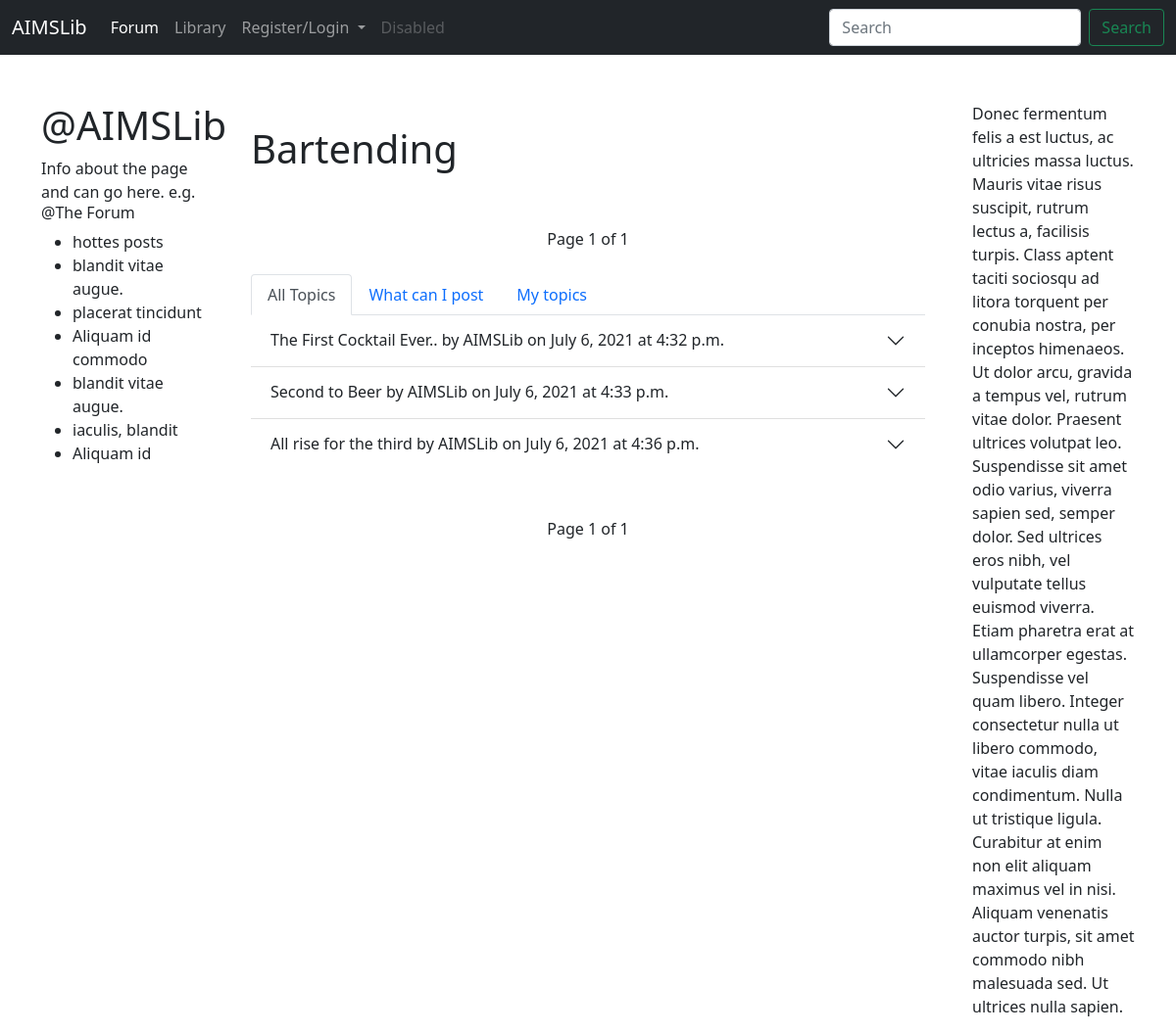
The app's page /forum/DevArea/Bartending, older data.
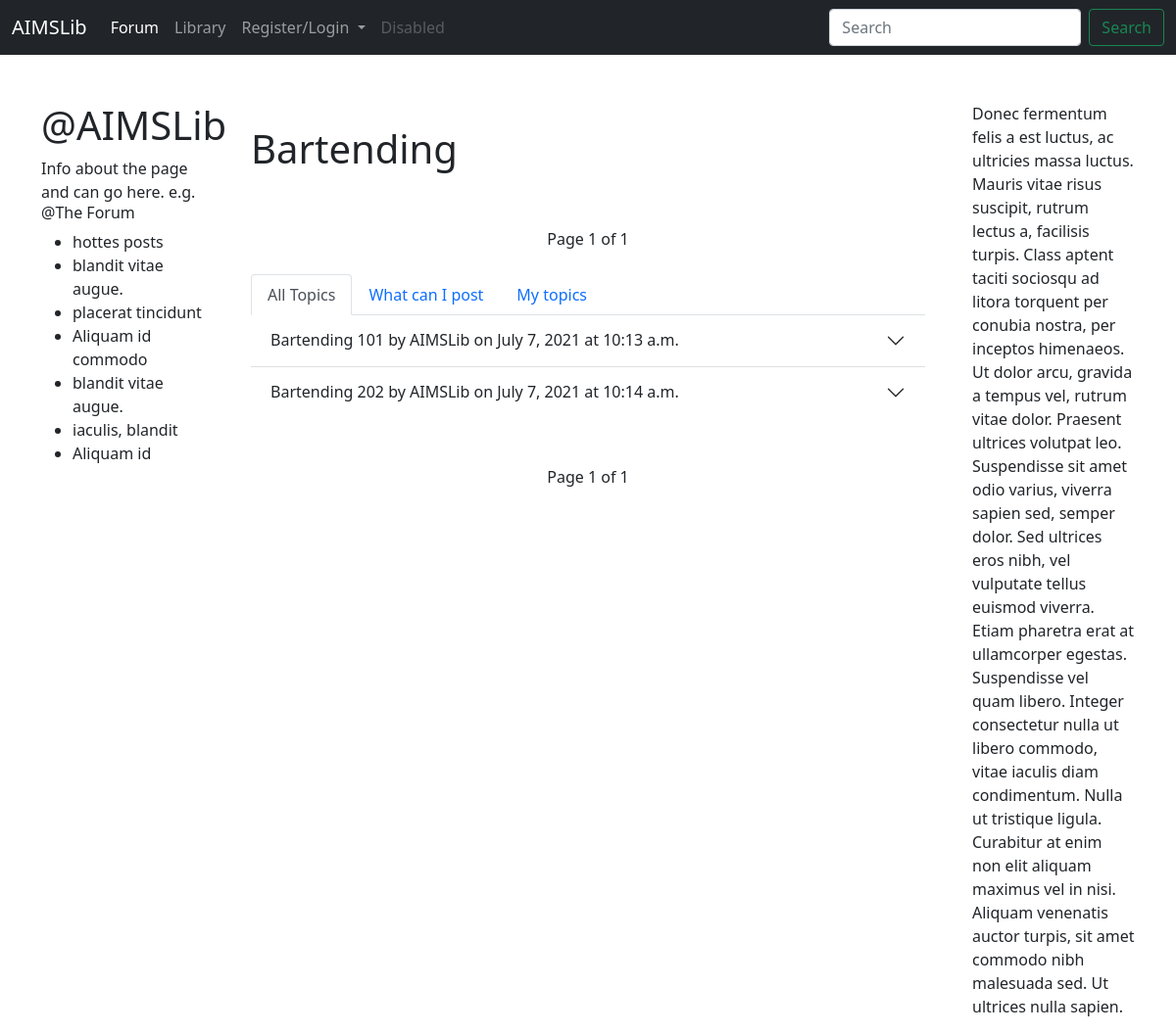
The same page, newer data.
### Development/models.py (models this page shows, shortened)
class SkillArea(models.Model):
    skill_area_name = models.CharField(max_length=255)
    created_date = models.DateField(auto_now_add=True)
    created_by = models.ForeignKey(User, on_delete=models.CASCADE)
    forum_rules = models.TextField(default="The forum rules for this skill area are..")

### forum/models.py (models this page shows, shortened)
class Post(models.Model):
    title = models.CharField(max_length=255)
    assigned_skill_area = models.ForeignKey(SkillArea, on_delete=models.CASCADE)
    author = models.ForeignKey(User, on_delete=models.CASCADE)
    body = RichTextField(blank=True, null=True)
    publish_date = models.DateField(auto_now_add=True)
    publish_time = models.TimeField(auto_now_add=True)
    topic_snippet = models.TextField(max_length=500, default="A short snippet on your topic")

### forum/views.py (the view)
# urls.py: path('forum/DevArea/<str:dev_area_name>', ForumDevAreaTopics, name="forum-dev-area"),
def ForumDevAreaTopics(request, dev_area_name):
    skill_area_pk = SkillArea.objects.filter(skill_area_name=dev_area_name)[0]
    skill_area_topics = Post.objects.filter(assigned_skill_area = skill_area_pk)
    paginator = Paginator(skill_area_topics, 5)
    page_number = request.GET.get('page')
    page_obj = paginator.get_page(page_number)
    return render(request, 'forum_view_dev_area.html', {"dev_area": dev_area_name,
                                                        "skill_area_topics": page_obj})

### forum/templates/forum_view_dev_area.html (shortened to what this page needs)
{% extends 'base.html' %}
{% block content %}
<div class="container">
<br/>
<h1> {{ dev_area }}</h1>
<br/>
  <div class="container p-4">
    <div class="pagination justify-content-center">
        <span class="step-links">
            <span class="current">
                Page {{ skill_area_topics.number }} of {{ skill_area_topics.paginator.num_pages }}
            </span>
        </span>
        </div>
    </div>
  <nav>
    <div class="nav nav-tabs" id="nav-tab" role="tablist">
      <button class="nav-link active" id="nav-home-tab" data-bs-toggle="tab" data-bs-target="#nav-home" type="button" role="tab" aria-controls="nav-home" aria-selected="true">All Topics</button>
      <button class="nav-link" id="nav-profile-tab" data-bs-toggle="tab" data-bs-target="#nav-profile" type="button" role="tab" aria-controls="nav-profile" aria-selected="false">What can I post</button>
      <button class="nav-link" id="nav-contact-tab" data-bs-toggle="tab" data-bs-target="#nav-contact" type="button" role="tab" aria-controls="nav-contact" aria-selected="false">My {{ skill_topic_set.0.assigned_skill_area }} topics</button>
    </div>
  </nav>
  <div class="tab-content" id="nav-tabContent">
    <div class="tab-pane fade show active" id="nav-home" role="tabpanel" aria-labelledby="nav-home-tab">
      <div class="accordion accordion-flush" id="TopicAccordian">
        {% for post in skill_area_topics %}
          <div class="accordion-item">
            <h2 class="accordion-header" id="topic_heading_{{ post.pk }}">
              <button class="accordion-button collapsed" type="button" data-bs-toggle="collapse" data-bs-target="#topic_collapse_{{ post.pk }}" aria-expanded="false" aria-controls="topic_collapse_{{ post.pk }}">
                {{ post.title }} by {{ post.author }} on {{ post.publish_date }} at {{ post.publish_time}}
            </h2>
          </div>
        {% endfor %}
      </div>
  </div>
</div>
<br/>
  <div class="container p-4">
    <div class="pagination justify-content-center">
        <span class="step-links">
            <span class="current">
                Page {{ skill_area_topics.number }} of {{ skill_area_topics.paginator.num_pages }}
            </span>
        </span>
        </div>
    </div>
</div>
{% endblock %}

### website/templates/base.html (shortened to what this page needs)
<!doctype html>
<html lang="en">
  <head>
    <link href="https://cdn.jsdelivr.net/npm/bootstrap@5.0.2/dist/css/bootstrap.min.css" rel="stylesheet">
    <link rel="stylesheet" href="https://use.fontawesome.com/releases/v5.7.0/css/all.css">
  </head>
  <body>
    <nav class="navbar navbar-expand-lg navbar-dark bg-dark">
      <div class="container-fluid">
        <a class="navbar-brand" href="{% url 'home' %}">AIMSLib</a>
        <div class="collapse navbar-collapse" id="navbarSupportedContent">
          <ul class="navbar-nav me-auto mb-2 mb-lg-0">
            <li class="nav-item">
              <a class="nav-link active" aria-current="page" href="{% url 'forum-home' %}">Forum</a>
            </li>
            <li class="nav-item">
              <a class="nav-link" href="#">Library</a>
            </li>
            {% if user.is_authenticated %}
            <li class="nav-item dropdown">
              <a class="nav-link dropdown-toggle" href="#" id="navbarDropdown" role="button" data-bs-toggle="dropdown" aria-expanded="false">
                {{ user.get_username }}
              </a>
              <ul class="dropdown-menu" aria-labelledby="navbarDropdown">
                <li><a class="dropdown-item" href="{% url 'member-profile' user.pk %}">My Profile</a></li>
                <li><a class="dropdown-item" href="#">Development</a></li>
                <li><a class="dropdown-item" href="{% url 'member-edit' %}">Account settings</a></li>
                <li><hr class="dropdown-divider"></li>
                <li><a class="dropdown-item" href="{% url 'logout' %}">Logout</a></li>
              </ul>
            </li>
            {% else %}
            <li class="nav-item dropdown">
              <a class="nav-link dropdown-toggle" href="#" id="navbarDropdown" role="button" data-bs-toggle="dropdown" aria-expanded="false">
                Register/Login
              </a>
            </li>
            {% endif %}
            <li class="nav-item">
              <a class="nav-link disabled" href="#" tabindex="-1" aria-disabled="true">Disabled</a>
            </li>
          </ul>
          <form class="d-flex">
            <input class="form-control me-2" type="search" placeholder="Search" aria-label="Search">
            <button class="btn btn-outline-success" type="submit">Search</button>
          </form>
        </div>
      </div>
    </nav>
    <div class="container">
      <div class="row">
        <div class="col-2">
          <br/>
          <br/>
          <h1>{% block sectiontitle %}@AIMSLib {% endblock %}</h1>
          {% block leftbar %}
          Info about the page and can go here. e.g.
          <h6> @The Forum</h6>
          <ul>
            <li>hottes posts</li>
            <li>blandit vitae augue.</li>
            <li>placerat tincidunt</li>
            <li>Aliquam id commodo</li>
            <li>blandit vitae augue.</li>
            <li>iaculis, blandit</li>
            <li>Aliquam id </li>
          </ul>
          {% endblock %}
        </div>
        <div class="col-8">
          <br/>
          <br/>
          {% block content %}
          {% endblock %}
        </div>
        <div class="col-2">
          <br/>
          <br/>
          {% block rightbar %}
          <p>Donec fermentum felis a est luctus, ac ultricies massa luctus. Mauris vitae risus suscipit, rutrum lectus a, facilisis turpis. Class aptent taciti sociosqu ad litora torquent per conubia nostra, per inceptos himenaeos. Ut dolor arcu, gravida a tempus vel, rutrum vitae dolor. Praesent ultrices volutpat leo. Suspendisse sit amet odio varius, viverra sapien sed, semper dolor. Sed ultrices eros nibh, vel vulputate tellus euismod viverra. Etiam pharetra erat at ullamcorper egestas. Suspendisse vel quam libero. Integer consectetur nulla ut libero commodo, vitae iaculis diam condimentum. Nulla ut tristique ligula. Curabitur at enim non elit aliquam maximus vel in nisi. Aliquam venenatis auctor turpis, sit amet commodo nibh malesuada sed. Ut ultrices nulla sapien.
          </p>
          {% endblock %}
        </div>
      </div>
    </div>
  </body>
</html>

Row changes from the older to the newer data that the page shows:
no longer on this page (row edited): Post: title "All rise for the third", author "AIMSLib", publish_date "July 6, 2021", publish_time "4:36 p.m."
changed Post: title "The First Cocktail Ever.." → "Bartending 101"; publish_date "July 6, 2021" → "July 7, 2021"; publish_time "4:32 p.m." → "10:13 a.m."
changed Post: title "Second to Beer" → "Bartending 202"; publish_date "July 6, 2021" → "July 7, 2021"; publish_time "4:33 p.m." → "10:14 a.m."
